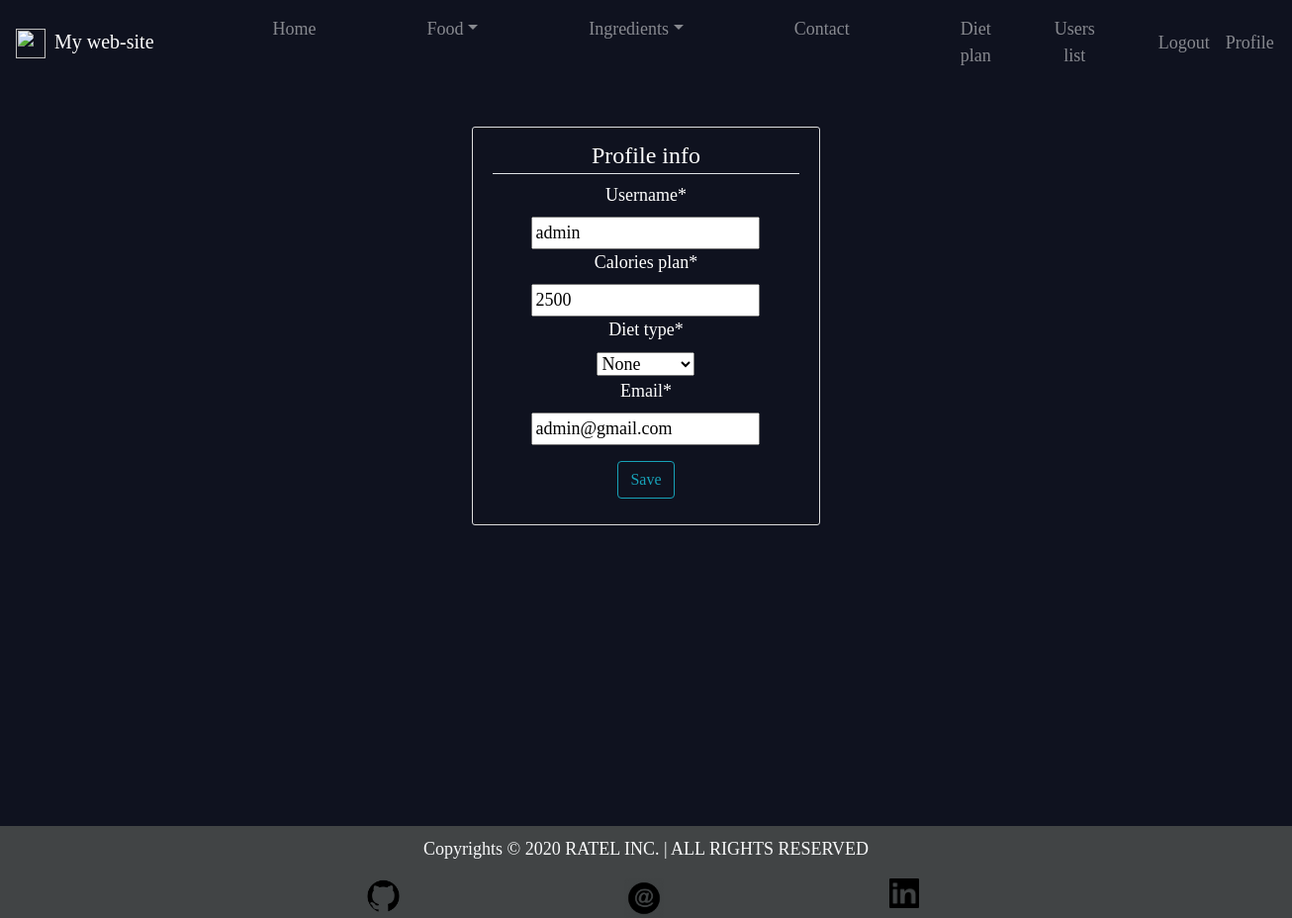
Screenshot of /profile/update/ (signed in) with the database file from the repository.
### Account/models.py (models this page shows, shortened)
class Profile(AbstractBaseUser):
	email 					= models.EmailField(verbose_name="email", max_length=60, unique=True)
	username 				= models.CharField(verbose_name="username", max_length=30, unique=True)
	calories_plan			= models.IntegerField(default=2500, )
	diet_type               = models.CharField(max_length=2, default="5", choices=DIET_TYPE_CHOICES)
	is_admin				= models.BooleanField(default=False)
	is_active				= models.BooleanField(default=True)
	is_staff				= models.BooleanField(default=False)
	is_superuser			= models.BooleanField(default=False)
	date_joined				= models.DateTimeField(verbose_name='date joined', auto_now_add=True)
	last_login				= models.DateTimeField(verbose_name='last login', auto_now=True)
	USERNAME_FIELD = "username"
	REQUIRED_FIELDS = ["email"]
	objects = MyAccountManager()
	class Meta:
		ordering = ["id"]

### Account/views.py (the view)
# urls.py: path("update/", profile_update_view, name="profile_update"),
@login_required
def profile_update_view(request):
	context = {}
	if request.POST:
		form = ProfileUpdateForm(request.POST, instance=request.user)
		if form.is_valid():
			form.initial = {
					"email": request.POST['email'],
					"username": request.POST['username'],
			}
			form.save()
			context["message"] = "Profile has been succesfully updated."
	else:
		form = ProfileUpdateForm(
			initial={
					"email": request.user.email,
					"username": request.user.username,
				}
			)
	context["profile_form"] = form
	return render(request, "Account/profile_update_view.html", context)

### Account/forms.py (shortened to what this page needs)
class ProfileUpdateForm(forms.ModelForm):
	class Meta:
		model = Profile
		fields = ("username", "calories_plan", "diet_type", "email")

### Templates/Account/profile_update_view.html
{% extends 'main.html' %}
{% load crispy_forms_tags %}
{% block content %}
	<div class="content-section col-md-4 container-fluid">
		<form method="GET" enctype="multipart/form-data">
			<fieldset class="form-group">
				<legend class=border-bottom mb-4>Profile info</legend>
					{{ profile_form|crispy }}
			</fieldset>
			<div class="form-group">
				<button class="btn btn-outline-info" type="submit">Save</button>
			</div>
		</form>
	</div>
{% endblock %}

### files/style.css (style rules this page uses)
body { background-color: #0f121f; font-family: Ubuntu; color: #fff; font-size:large; text-align: center; }
.content-section { padding: 10px 20px; border: 1px solid #dddddd; border-radius: 3px; margin-bottom: 20px; }

### rows the page displays
Profile: username "admin", calories_plan "2500", diet_type "None", email "admin@gmail.com"
